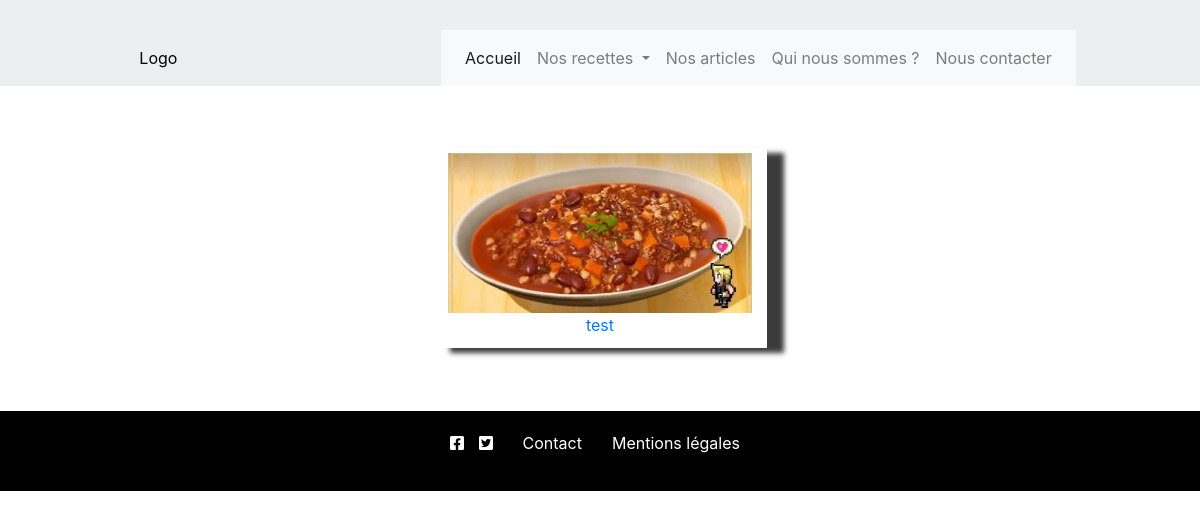
/front/recettesCategorie.php?categorie=Vegetarien, run on an earlier commit of the app's database.
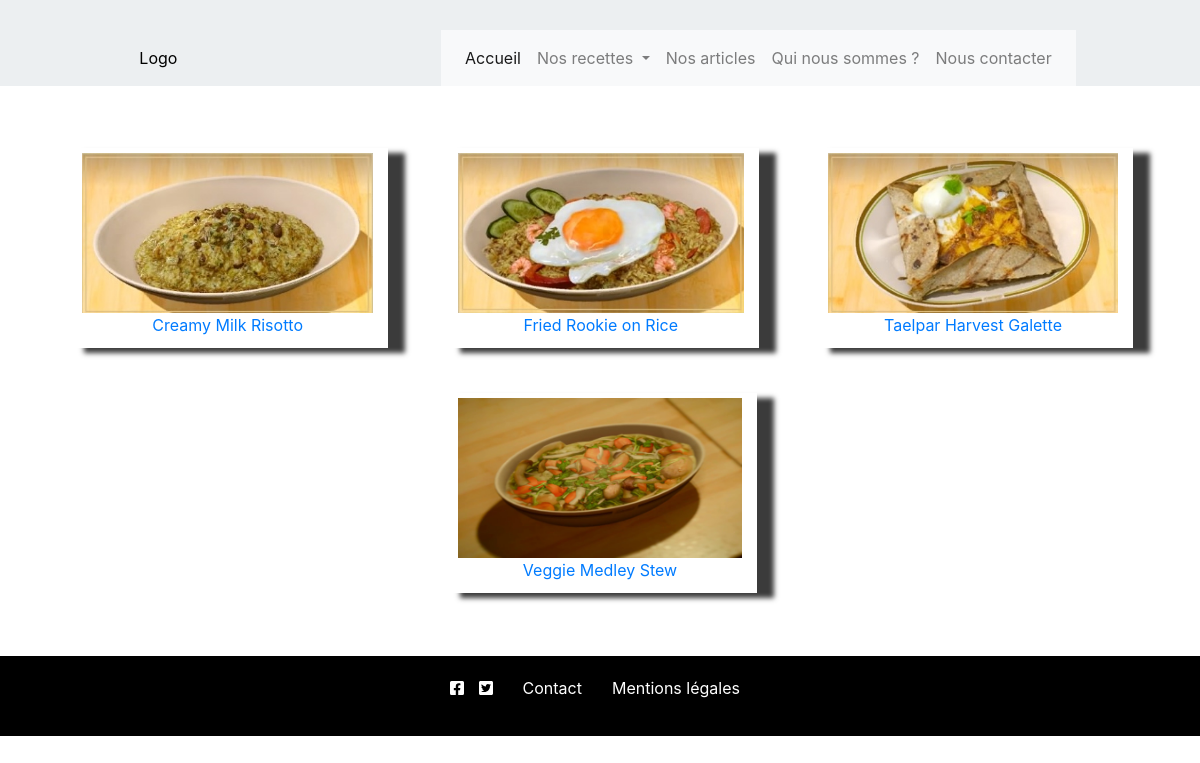
And on a later commit of the database.
### tables this page shows
CREATE TABLE IF NOT EXISTS `recette` (
  `idRecette` int(4) NOT NULL AUTO_INCREMENT,
  `idOrigine` int(4) NOT NULL,
  `nomRecette` varchar(100) NOT NULL,
  `descriptionRecette` varchar(500) DEFAULT NULL,
  `dureeCuisson` varchar(100) DEFAULT NULL,
  `dureePreparation` varchar(100) DEFAULT NULL,
  `recetteRecette` varchar(5000) DEFAULT NULL,
  `effetsRecette` varchar(500) DEFAULT NULL,
  `idCategorie` int(4) NOT NULL,
  `idImage` int(4) DEFAULT NULL,
  `idEtat` int(4) DEFAULT NULL,
  PRIMARY KEY (`idRecette`),
  KEY `fkOrigine` (`idOrigine`),
  KEY `fkCategorie` (`idCategorie`),
  KEY `fkImage` (`idImage`),
  KEY `fkEtat` (`idEtat`)
);

### front/recettesCategorie.php (the view, shortened to what this page needs)
<section id="pageRecette">
  <?php
    $base = connect();
    $parametre = $_GET['categorie'];
    if($parametre == "Vegetarien"){
      $parametre = "Végétarien";
    }
    $parametre = $base->query("SELECT idCategorie FROM categorie WHERE nomCategorie = '". $parametre ."'")->fetch(PDO::FETCH_OBJ);
    if($parametre){
      $requete= $base->query("SELECT * FROM recette WHERE idCategorie = ". $parametre->idCategorie ." ORDER BY nomRecette");
      while($ligne= $requete->fetch(PDO::FETCH_OBJ)){
        $thumbnail = '<figure class="miniRecette">';
        $thumbnail .= '<a href="recette.php?idrecette='.$ligne->idRecette.'">';
        $image= $base->query("SELECT urlImage FROM image WHERE idImage='".$ligne->idImage."'")->fetch(PDO::FETCH_OBJ);
        $image->urlImage = str_replace("_p", "_g", $image->urlImage);
        $thumbnail .= '<img src="'.$image->urlImage.'" alt="'.$ligne->nomRecette.'">';
        $thumbnail .= '<figcaption>'.$ligne->nomRecette.'</figcaption>';
        $thumbnail .= '</a>';
        $thumbnail .= '</figure>';
        echo $thumbnail;
      }
    }
    else{
      echo "Désolé, mais cette catégorie n'existe pas.";
    }
  ?>
</section>

What changed in the data, as far as the page shows it:
removed recette: nomRecette (picture), nomRecette "test"
added recette: nomRecette (picture), nomRecette "Creamy Milk Risotto"
added recette: nomRecette (picture), nomRecette "Fried Rookie on Rice"
added recette: nomRecette (picture), nomRecette "Taelpar Harvest Galette"
added recette: nomRecette (picture), nomRecette "Veggie Medley Stew"
